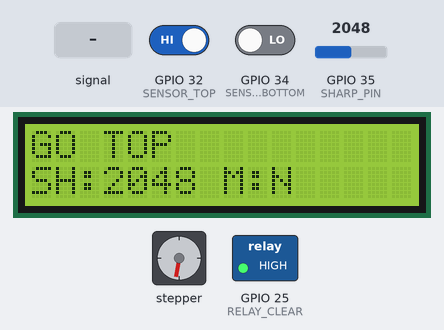
Bench run of a sketch on a simulated ESP32. Shown: 16×2 character LCD, stepper motor, switched loads named in the sketch (green lamp = pin HIGH). The inputs (shaded band) are chosen by the test bench; at power-on: GPIO 32 (SENSOR_TOP) HIGH, GPIO 35 (SHARP_PIN) = 2048, GPIO 34 (SENSOR_BOTTOM) LOW. Stepper angles assume 200 steps per turn; what the sketch prints to the serial monitor is not drawn.

Above: at 1.2 s.
1.3 s: GPIO 32 (SENSOR_TOP) driven LOW
At 2.1 s:
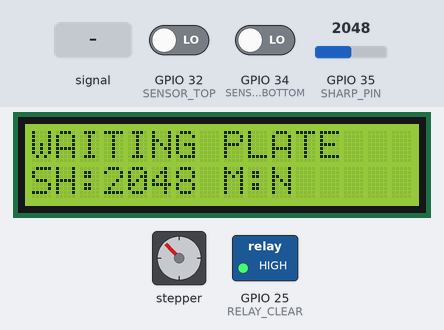
3.1 s: GPIO 35 (SHARP_PIN) set to 2866
At 4.4 s:
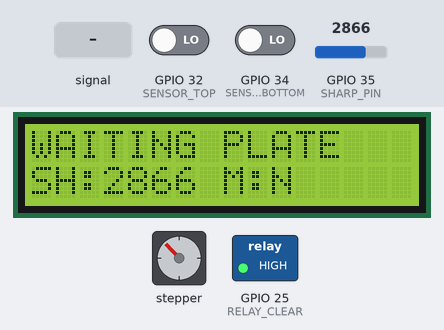
4.7 s: GPIO 35 (SHARP_PIN) set to 3603
At 5.4 s:
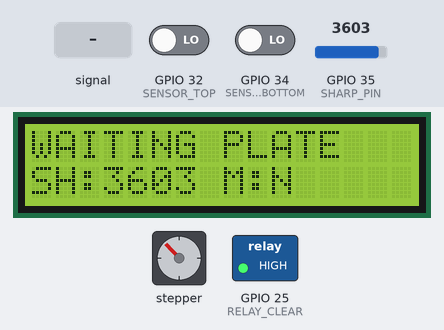
6.4 s: GPIO 35 (SHARP_PIN) fed a 200 Hz sine of ±327 counts around its level
At 6.76 s:
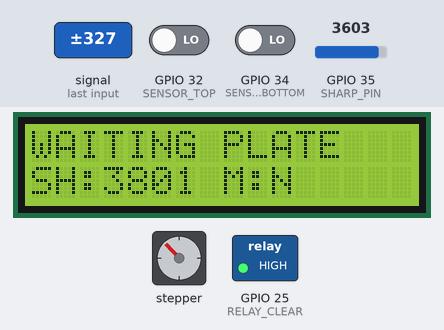
8.0 s: GPIO 35 (SHARP_PIN) set to 4095
At 9.1 s:
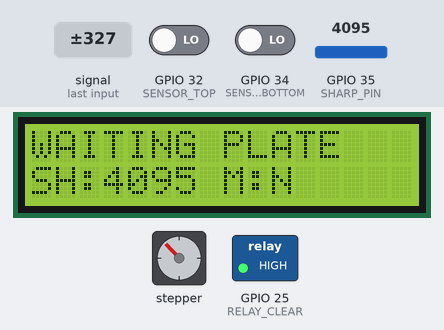
Timing chart, 0 to 10.7 s (numbered marks = the images above; inputs shaded):
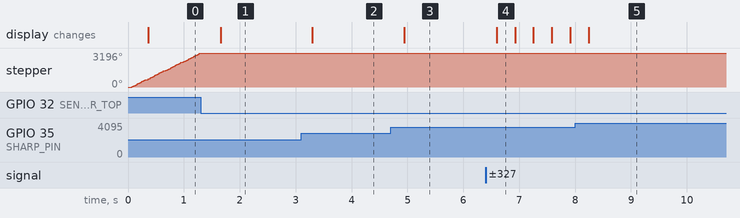

Measured:
- after the input at 1.3 s, stepper: goes on until 1.3 s, then stays 3196°; the display: changes after 0.36 s (image 1)
- after the input at 3.1 s, the display: changes after 0.20 s (image 2)
- after the input at 4.7 s, the display: changes after 0.25 s (image 3)
- after the input at 6.4 s, the display: changes after 0.20 s (image 4)
- by itself, stepper: keeps turning clockwise at about 2611°/s

The sketch:

stacker_F.2.ino
```cpp
#include <AccelStepper.h>
#include <esp_now.h>
#include <WiFi.h>
#include <Wire.h>
#include <LiquidCrystal_I2C.h>

/* ---------------- Pins ---------------- */
#define DIR_PIN 12
#define STEP_PIN 14
#define SENSOR_BOTTOM 34
#define SENSOR_TOP 32
#define SHARP_PIN 35
#define RELAY_CLEAR 25

/* ---------------- Speeds ---------------- */
#define SPEED_UP    3000
#define SPEED_DOWN -4000

/* ---------------- Thresholds ---------------- */
#define SHARP_DETECT 1200
#define SHARP_CLEAR   700

uint8_t MASTER_MAC[] = {0xC0, 0xCD, 0xD6, 0x85, 0xE9, 0x64};

enum MsgCode {
  MSG_READY       = 10,
  CMD_STACK_CLEAR = 25,
  MSG_GET_STATUS  = 50
};

typedef struct {
  int code;
} debug_msg;

debug_msg incoming, outgoing;

LiquidCrystal_I2C lcd(0x26, 16, 2);
AccelStepper stepper(1, STEP_PIN, DIR_PIN);

enum SState {
  S_HOME,
  S_WAIT,
  S_FULL_STACK_CLEAR,
  S_RELAY_WAIT,
  S_RETURN_TOP
};

volatile SState state = S_HOME;
SState lastState = S_HOME;

unsigned long relayTimer = 0;
bool readySent = false;

// Sharp Sensor Variables
bool plate = false;
bool lastPlate = false;
bool moving = false;

int readSharp() {
  long s = 0;
  for (int i = 0; i < 5; i++) s += analogRead(SHARP_PIN);
  return s / 5;
}

void sendReady() {
  outgoing.code = MSG_READY;
  esp_now_send(MASTER_MAC, (uint8_t*)&outgoing, sizeof(outgoing));
}

void OnDataRecv(const esp_now_recv_info *info, const uint8_t *data, int len) {
  memcpy(&incoming, data, sizeof(incoming));
  if (memcmp(info->src_addr, MASTER_MAC, 6) != 0) return;

  // Standard clear command from Master logic
  if (incoming.code == CMD_STACK_CLEAR) {
    state = S_FULL_STACK_CLEAR;
    readySent = false;
  }

  // Master Reset Handshake Logic
  if (incoming.code == MSG_GET_STATUS) {
    if (digitalRead(SENSOR_TOP) == LOW) {
      // Physically at top sensor: just report ready
      sendReady();
      readySent = true;
    } else {
      // Not at top: Trigger auto-clear to evacuate plates
      state = S_FULL_STACK_CLEAR;
      readySent = false;
    }
  }
}

const char* getStateName(SState s) {
  switch (s) {
    case S_HOME:             return "GO TOP         ";
    case S_WAIT:             return "WAITING PLATE ";
    case S_FULL_STACK_CLEAR: return "FULL CLEAR    ";
    case S_RELAY_WAIT:       return "RELAY ON      ";
    case S_RETURN_TOP:       return "RETURN TOP    ";
    default:                 return "UNKNOWN        ";
  }
}

void setup() {
  Serial.begin(115200);

  pinMode(SENSOR_BOTTOM, INPUT);
  pinMode(SENSOR_TOP, INPUT_PULLUP);
  pinMode(SHARP_PIN, INPUT);
  pinMode(RELAY_CLEAR, OUTPUT);
  digitalWrite(RELAY_CLEAR, HIGH);

  Wire.begin(21, 22);
  lcd.begin(16, 2);
  lcd.backlight();

  WiFi.mode(WIFI_STA);
  esp_now_init();
  esp_now_register_recv_cb(OnDataRecv);

  esp_now_peer_info_t peerInfo = {};
  memcpy(peerInfo.peer_addr, MASTER_MAC, 6);
  esp_now_add_peer(&peerInfo);

  stepper.setMaxSpeed(5000);
  Serial.println("STACKER READY");
}

void loop() {
  stepper.runSpeed();

  int sharpVal = readSharp();
  bool topHit = (digitalRead(SENSOR_TOP) == LOW);
  bool bottomHit = (digitalRead(SENSOR_BOTTOM) == LOW);

  // Edge detection for Automatic Plate movement
  lastPlate = plate;
  if (sharpVal > SHARP_DETECT) plate = true;
  else if (sharpVal < SHARP_CLEAR) plate = false;

  switch (state) {
    case S_HOME:
      stepper.setSpeed(SPEED_UP);
      if (topHit) {
        stepper.setSpeed(0);
        state = S_WAIT;
        readySent = false;
      }
      break;

    case S_WAIT:
      if (!readySent && topHit) {
        sendReady();
        readySent = true;
      }

      // AUTO MOVE LOGIC
      if (plate && !lastPlate && !moving) {
        stepper.setSpeed(SPEED_DOWN);
        moving = true;
      }
      if (!plate && lastPlate && moving) {
        stepper.setSpeed(0);
        moving = false;
      }

      // Safety
      if (bottomHit) {
        stepper.setSpeed(0);
        moving = false;
      }
      break;

    case S_FULL_STACK_CLEAR:
      stepper.setSpeed(SPEED_DOWN);
      if (bottomHit) {
        stepper.setSpeed(0);
        digitalWrite(RELAY_CLEAR, LOW);
        relayTimer = millis();
        state = S_RELAY_WAIT;
      }
      break;

    case S_RELAY_WAIT:
      if (millis() - relayTimer >= 5000) {
        digitalWrite(RELAY_CLEAR, HIGH);
        state = S_RETURN_TOP;
      }
      break;

    case S_RETURN_TOP:
      stepper.setSpeed(SPEED_UP);
      if (topHit) {
        stepper.setSpeed(0);
        state = S_WAIT;
        readySent = false;
        moving = false;
      }
      break;
  }

  static unsigned long lastLCD = 0;
  if (millis() - lastLCD > 300) {
    lcd.setCursor(0, 0);
    lcd.print(getStateName(state));
    lcd.setCursor(0, 1);
    lcd.print("SH:"); lcd.print(sharpVal);
    lcd.print(" M:"); lcd.print(moving ? "Y" : "N");
    lcd.print("    ");
    lastLCD = millis();
  }
}
```
